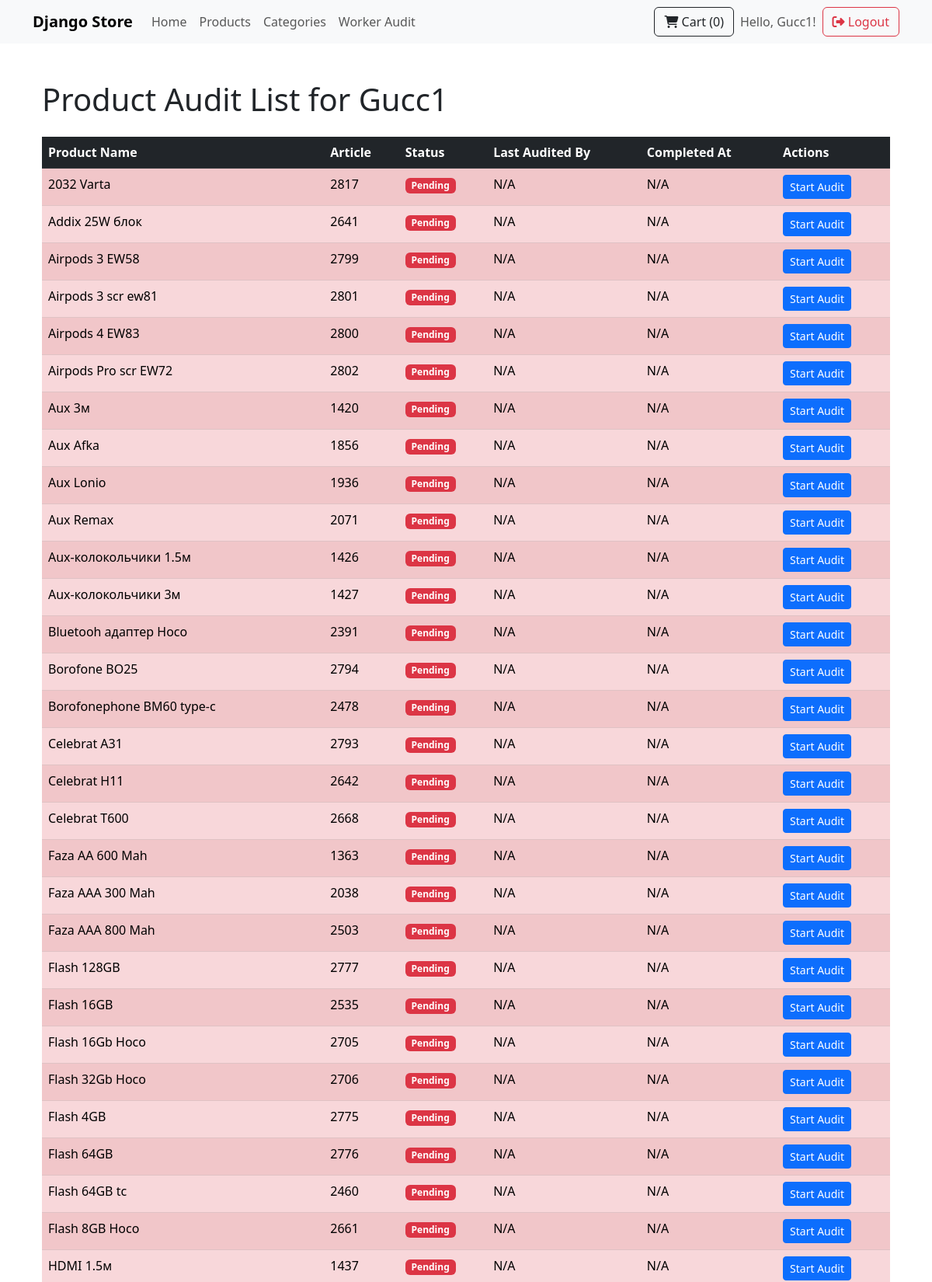
Screenshot of /worker/products/ (signed in, upper part) with the database file from the repository.
### store/models.py (models this page shows, shortened)
class BaseModel(models.Model):
    id = models.UUIDField(primary_key=True, default=uuid.uuid4, editable=False)
    created_at = models.DateTimeField(auto_now_add=True, db_index=True)
    modified_at = models.DateTimeField(auto_now=True)
    class Meta:
        abstract = True
        ordering = ['-created_at']

class Product(BaseModel):
    name = models.CharField(max_length=255, db_index=True)
    name_2 = models.CharField(max_length=255, blank=True, null=True)
    article_number = models.CharField(max_length=50, blank=True, null=True, help_text="Product article/SKU number", db_index=True)
    slug = models.SlugField(max_length=255, unique=True, blank=True)
    description = models.TextField(blank=True, null=True)
    short_description = models.CharField(max_length=255, blank=True, null=True)
    category = models.ForeignKey(Category, on_delete=models.PROTECT, db_index=True, related_name='products')
    tags = models.ManyToManyField(Tag, blank=True, related_name='products')
    images = models.ManyToManyField(Image, blank=True, related_name='products')
    is_featured = models.BooleanField(default=False, db_index=True)
    is_active = models.BooleanField(default=True, db_index=True, help_text="Is this product visible on the site?")
    class Meta(BaseModel.Meta):
        indexes = [
            models.Index(fields=['slug']),
            models.Index(fields=['is_active', 'is_featured']),
            models.Index(fields=['name']),
            models.Index(fields=['category']),
        ]
        ordering = ['name']

class WorkerProductAudit(BaseModel):
    product = models.OneToOneField(Product, on_delete=models.CASCADE, related_name='worker_audit_details')
    last_audited_by = models.ForeignKey(User, on_delete=models.SET_NULL, null=True, blank=True, related_name='audited_products')
    quantity_recorded = models.PositiveIntegerField(null=True, blank=True)
    photo_taken = models.ForeignKey(
        Image,
        on_delete=models.SET_NULL,
        null=True, blank=True,
        related_name='audit_photos',
        limit_choices_to={'type': Image.ImageType.AUDIT} # Ensure only audit images can be linked
    )
    is_completed = models.BooleanField(default=False, db_index=True)
    completed_at = models.DateTimeField(null=True, blank=True)
    class Meta(BaseModel.Meta):
        ordering = ['product__name']
        verbose_name = "Worker Product Audit"
        verbose_name_plural = "Worker Product Audits"

### store/views.py (the view)
# urls.py: path('worker/products/', views.worker_product_list, name='worker_product_list'),
@login_required
def worker_product_list(request):
    products_with_audit = []
    all_products = Product.objects.filter(is_active=True).order_by('name')
    for product in all_products:
        audit_details, created = WorkerProductAudit.objects.get_or_create(
            product=product,
            defaults={'last_audited_by': None} # Default if creating
        )
        products_with_audit.append({
            'product': product,
            'audit_details': audit_details,
            'is_completed': audit_details.is_completed
        })
    return render(request, 'store/worker_product_list.html', {'products_with_audit': products_with_audit})

### store/templates/store/worker_product_list.html (shortened to what this page needs)
{% extends "store/base.html" %}
{% block content %}
<div class="container mt-4">
    <h1 class="mb-4">Product Audit List for {{ request.user.username }}</h1>
    <div class="table-responsive">
        <table class="table table-striped table-hover">
            <thead class="table-dark">
                <tr>
                    <th scope="col">Product Name</th>
                    <th scope="col">Article</th>
                    <th scope="col">Status</th>
                    <th scope="col">Last Audited By</th>
                    <th scope="col">Completed At</th>
                    <th scope="col">Actions</th>
                </tr>
            </thead>
            <tbody>
                {% for item in products_with_audit %}
                <tr class="{% if item.is_completed %}table-success{% else %}table-danger{% endif %}">
                    <td>{{ item.product.name }}</td>
                    <td>{{ item.product.article_number|default:"N/A" }}</td>
                    <td>
                        {% if item.is_completed %}
                            <span class="badge bg-success">Completed</span>
                        {% else %}
                            <span class="badge bg-danger">Pending</span>
                        {% endif %}
                    </td>
                    <td>{{ item.audit_details.last_audited_by.username|default:"N/A" }}</td>
                    <td>{{ item.audit_details.completed_at|date:"Y-m-d H:i"|default:"N/A" }}</td>
                    <td>
                        <a href="{% url 'store:worker_product_audit' product_id=item.product.id %}" class="btn btn-sm {% if item.is_completed %}btn-outline-secondary{% else %}btn-primary{% endif %}">
                            {% if item.is_completed %}View/Edit Audit{% else %}Start Audit{% endif %}
                        </a>
                    </td>
                </tr>
                {% empty %}
                <tr>
                    <td colspan="6" class="text-center">No products found.</td>
                </tr>
                {% endfor %}
            </tbody>
        </table>
    </div>
</div>
{% endblock %}

### store/templates/store/base.html (shortened to what this page needs)
<!DOCTYPE html>
<html lang="en">
<head>
    <link href="https://cdn.jsdelivr.net/npm/bootstrap@5.3.0/dist/css/bootstrap.min.css" rel="stylesheet">
    <link rel="stylesheet" href="https://cdnjs.cloudflare.com/ajax/libs/font-awesome/6.4.0/css/all.min.css">
</head>
<body>
    <nav class="navbar navbar-expand-lg navbar-light bg-light">
        <div class="container">
            <a class="navbar-brand" href="{% url 'store:home' %}">Django Store</a>
            <div class="collapse navbar-collapse" id="navbarNav">
                <ul class="navbar-nav me-auto">
                    <li class="nav-item">
                        <a class="nav-link" href="{% url 'store:home' %}">Home</a>
                    </li>
                    <li class="nav-item">
                        <a class="nav-link" href="{% url 'store:product_list' %}">Products</a>
                    </li>
                    <li class="nav-item">
                        <a class="nav-link" href="{% url 'store:category_list' %}">Categories</a>
                    </li>
                    {% if user.is_authenticated %}
                    <li class="nav-item">
                        <a class="nav-link" href="{% url 'store:worker_product_list' %}">Worker Audit</a>
                    </li>
                    {% endif %}
                </ul>
                <div class="d-flex align-items-center">
                    <a href="#" class="btn btn-outline-dark me-2">
                        <i class="fas fa-shopping-cart"></i> Cart (0)
                    </a>
                    {% if user.is_authenticated %}
                        <span class="navbar-text me-2">Hello, {{ user.username }}!</span>
                        <a href="{% url 'logout' %}" class="btn btn-outline-danger">
                            <i class="fas fa-sign-out-alt"></i> Logout
                        </a>
                    {% else %}
                        <a href="{% url 'login' %}" class="btn btn-outline-primary me-2">
                            <i class="fas fa-sign-in-alt"></i> Login
                        </a>
                    {% endif %}
                </div>
            </div>
        </div>
    </nav>
    <main class="container py-4">
        {% block content %}{% endblock %}
    </main>
</body>
</html>

### store/templates/store/base.html (style rules this page uses)
.navbar-brand { font-weight: bold; }

### store/templates/store/worker_product_list.html (style rules this page uses)
.table-danger { --bs-table-bg: #f8d7da; --bs-table-striped-bg: #f1c6c9; }
.badge.bg-danger { color: #fff; }

### rows the page displays
Product: product.name "2032 Varta", product.article_number "2817", audit_details.last_audited_by.username "N/A", audit_details.completed_at "N/A"
Product: product.name "Addix 25W блок", product.article_number "2641", audit_details.last_audited_by.username "N/A", audit_details.completed_at "N/A"
Product: product.name "Airpods 3 EW58", product.article_number "2799", audit_details.last_audited_by.username "N/A", audit_details.completed_at "N/A"
Product: product.name "Airpods 3 scr ew81", product.article_number "2801", audit_details.last_audited_by.username "N/A", audit_details.completed_at "N/A"
Product: product.name "Airpods 4 EW83", product.article_number "2800", audit_details.last_audited_by.username "N/A", audit_details.completed_at "N/A"
Product: product.name "Airpods Pro scr EW72", product.article_number "2802", audit_details.last_audited_by.username "N/A", audit_details.completed_at "N/A"
Product: product.name "Aux 3м", product.article_number "1420", audit_details.last_audited_by.username "N/A", audit_details.completed_at "N/A"
Product: product.name "Aux Afka", product.article_number "1856", audit_details.last_audited_by.username "N/A", audit_details.completed_at "N/A"
Product: product.name "Aux Lonio", product.article_number "1936", audit_details.last_audited_by.username "N/A", audit_details.completed_at "N/A"
Product: product.name "Aux Remax", product.article_number "2071", audit_details.last_audited_by.username "N/A", audit_details.completed_at "N/A"
Product: product.name "Aux-колокольчики 1.5м", product.article_number "1426", audit_details.last_audited_by.username "N/A", audit_details.completed_at "N/A"
Product: product.name "Aux-колокольчики 3м", product.article_number "1427", audit_details.last_audited_by.username "N/A", audit_details.completed_at "N/A"
Product: product.name "Bluetooh адаптер Hoco", product.article_number "2391", audit_details.last_audited_by.username "N/A", audit_details.completed_at "N/A"
Product: product.name "Borofone BO25", product.article_number "2794", audit_details.last_audited_by.username "N/A", audit_details.completed_at "N/A"
Product: product.name "Borofonephone BM60 type-c", product.article_number "2478", audit_details.last_audited_by.username "N/A", audit_details.completed_at "N/A"
Product: product.name "Celebrat A31", product.article_number "2793", audit_details.last_audited_by.username "N/A", audit_details.completed_at "N/A"
Product: product.name "Celebrat H11", product.article_number "2642", audit_details.last_audited_by.username "N/A", audit_details.completed_at "N/A"
Product: product.name "Celebrat T600", product.article_number "2668", audit_details.last_audited_by.username "N/A", audit_details.completed_at "N/A"
Product: product.name "Faza AA 600 Mah", product.article_number "1363", audit_details.last_audited_by.username "N/A", audit_details.completed_at "N/A"
Product: product.name "Faza AAA 300 Mah", product.article_number "2038", audit_details.last_audited_by.username "N/A", audit_details.completed_at "N/A"
Product: product.name "Faza AAA 800 Mah", product.article_number "2503", audit_details.last_audited_by.username "N/A", audit_details.completed_at "N/A"
Product: product.name "Flash 128GB", product.article_number "2777", audit_details.last_audited_by.username "N/A", audit_details.completed_at "N/A"
Product: product.name "Flash 16GB", product.article_number "2535", audit_details.last_audited_by.username "N/A", audit_details.completed_at "N/A"
Product: product.name "Flash 16Gb Hoco", product.article_number "2705", audit_details.last_audited_by.username "N/A", audit_details.completed_at "N/A"
Product: product.name "Flash 32Gb Hoco", product.article_number "2706", audit_details.last_audited_by.username "N/A", audit_details.completed_at "N/A"
Product: product.name "Flash 4GB", product.article_number "2775", audit_details.last_audited_by.username "N/A", audit_details.completed_at "N/A"
Product: product.name "Flash 64GB", product.article_number "2776", audit_details.last_audited_by.username "N/A", audit_details.completed_at "N/A"
Product: product.name "Flash 64GB tc", product.article_number "2460", audit_details.last_audited_by.username "N/A", audit_details.completed_at "N/A"
Product: product.name "Flash 8GB Hoco", product.article_number "2661", audit_details.last_audited_by.username "N/A", audit_details.completed_at "N/A"
Product: product.name "HDMI 1.5м", product.article_number "1437", audit_details.last_audited_by.username "N/A", audit_details.completed_at "N/A"

### other values shown
{{ user.username }} "Gucc1"
{{ request.user.username }} "Gucc1"
